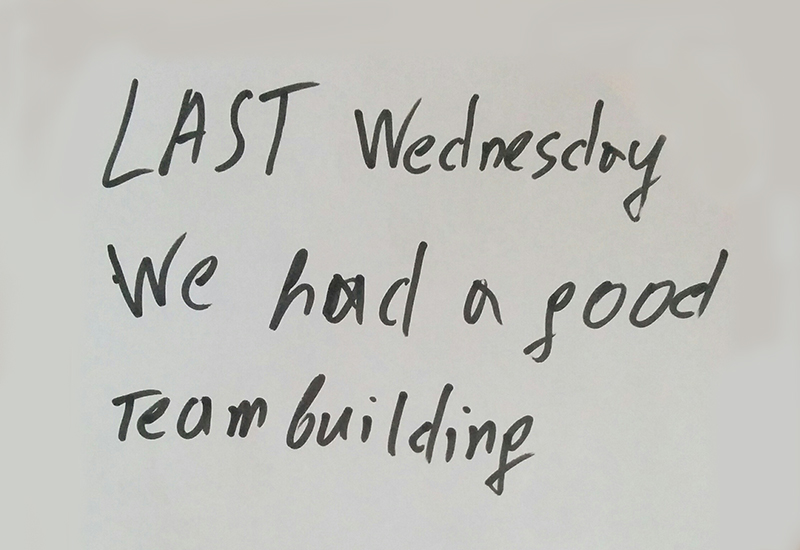
#> input picture handwrittenTest.jpg, 800 x 550 px
$ python -i WordSegmentation.py   (imports and definitions only)   (older library calls are emulated)
#> lines starting #> are read from the running program, lines starting #| are printed output that depends on the picture; after the words box and inside, x2 and y2 are one past the last pixel; in counts of white or black regions, pixels touching at a corner belong together
import math
import cv2
import numpy as np
from os import path


def wordSegmentation(img, kernelSize=25, sigma=11, theta=7, minArea=0):
	"""Scale space technique for word segmentation proposed by R. Manmatha: http://ciir.cs.umass.edu/pubfiles/mm-27.pdf

	Args:
		img: grayscale uint8 image of the text-line to be segmented.
		kernelSize: size of filter kernel, must be an odd integer.
		sigma: standard deviation of Gaussian function used for filter kernel.
		theta: approximated width/height ratio of words, filter function is distorted by this factor.
		minArea: ignore word candidates smaller than specified area.

	Returns:
		List of tuples. Each tuple contains the bounding box and the image of the segmented word.
	"""
#> called with kernelSize = 25, sigma = 11, theta = 7, minArea = 0

	# apply filter kernel
	kernel = createKernel(kernelSize, sigma, theta)
	imgFiltered = cv2.filter2D(img, -1, kernel, borderType=cv2.BORDER_REPLICATE).astype(np.uint8)
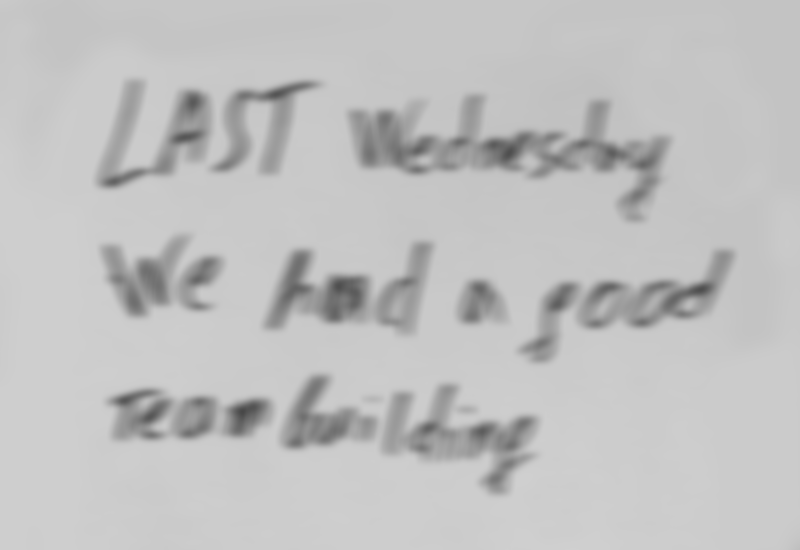
#> imgFiltered: shape (550, 800); min 71, max 208, mean 192.3
	(_, imgThres) = cv2.threshold(imgFiltered, 0, 255, cv2.THRESH_BINARY+cv2.THRESH_OTSU)
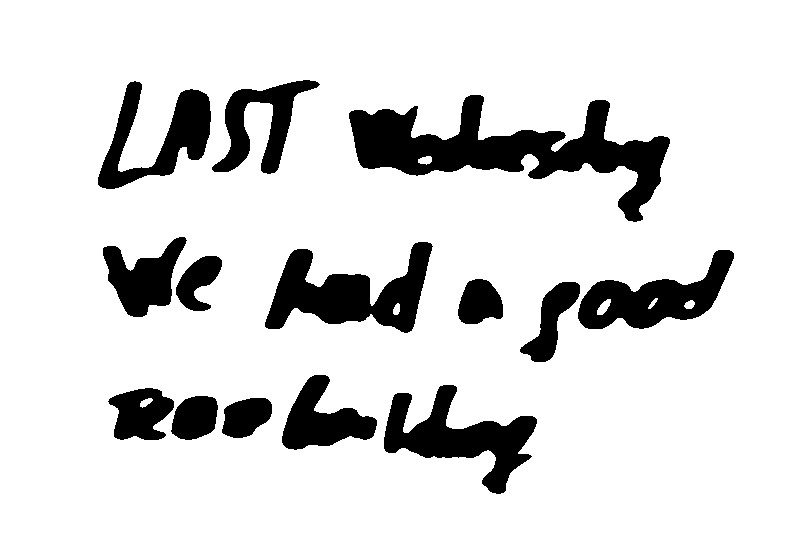
#> imgThres: shape (550, 800); 86.3% white; 14 black regions, largest, box (x1, y1, x2, y2) and area: (349, 95, 670, 222) 14370, (265, 242, 433, 333) 7435, (384, 385, 537, 494) 6615
	imgThres = 255 - imgThres
#> imgThres: shape (550, 800); 13.7% white; 14 white regions
	if path.exists('out/in_ws.png'):
		cv2.imwrite('out/in_ws1.png', imgThres)
	else:
		cv2.imwrite('out/in_ws.png', imgThres)

	# find connected components. OpenCV: return type differs between OpenCV2 and 3
	if cv2.__version__.startswith('3.'):
		(_, components, _) = cv2.findContours(imgThres, cv2.RETR_EXTERNAL, cv2.CHAIN_APPROX_SIMPLE)
	else:
		(components, _) = cv2.findContours(imgThres, cv2.RETR_LIST, cv2.CHAIN_APPROX_SIMPLE)
#> components = 20 contours; largest, box (x1, y1, x2, y2) and area: (349, 95, 670, 222) 13934, (265, 242, 433, 333) 7224, (384, 385, 537, 494) 6334, (578, 250, 734, 329) 5691, (98, 81, 211, 189) 4704

	# append components to result
	res = []
	for c in components:
		# skip small word candidates
		if cv2.contourArea(c) < minArea:
			continue
		# append bounding box and image of word to result list
		currBox = cv2.boundingRect(c) # returns (x, y, w, h)
		(x, y, w, h) = currBox
		# [4 lines of commented-out code are left out]
		currImg = img[y:y+h, x:x+w]
		res.append((currBox, currImg))
#> this loop made 20 passes
#> (x, y, w, h) on passes 1 to 12: (222, 398, 50, 40), (139, 397, 15, 12), (171, 396, 47, 44), (108, 388, 66, 52), (384, 385, 153, 109), (282, 375, 95, 75), (392, 302, 9, 14), (683, 299, 13, 11), (596, 298, 16, 18), (647, 297, 12, 13), (520, 282, 60, 80), (458, 279, 45, 45)
#> pass 1, in wordSegmentation, `currImg = img[y:y+h, x:x+w]`:
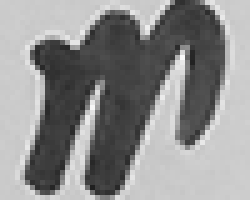
#> currImg: shape (40, 50) (shown 5 times larger); min 32, max 249, mean 141.1
#> pass 3, in wordSegmentation, `currImg = img[y:y+h, x:x+w]`:
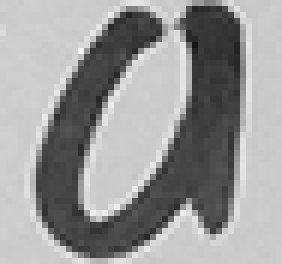
#> currImg: shape (44, 47) (shown 6 times larger); min 21, max 245, mean 153
#> after the loop, res = 20 items

	# return list of words, sorted by x-coordinate
	# return sorted(res, key=lambda entry:entry[0][0])
	return sortare(sorted(res, key=lambda entry:entry[0][1]))

def get_y(word):
	return word[0][1]

def get_h(word):
	return word[0][3]

def get_x(word):
	return word[0][0]

def get_w(word):
	return word[0][2]


def sortare(words):
	n = len(words)
#> n = 20
	for i in range(n):
		for j in range(i+1, n):
			if get_x(words[i]) > get_x(words[j]) and (get_y(words[i])-50 < get_y(words[j]) < get_y(words[i])+50 or get_y(words[i]) + get_h(words[i]) - 50 < get_y(words[j])+get_h(words[j]) < get_y(words[i])+get_h(words[i])+50 ):
				aux = words[i]
				words[i] = words[j]
				words[j] = aux
#> after the loop, words = 20 items
	return words


def sortRois(rois) :
	for (i, img) in enumerate(rois):
		cv2.imwrite('out_sort/%d.png'%i, img[1])
	new_rois = []
	for current_roi in rois: # (x, y, w, h)
		x = current_roi[0][0]
		y = current_roi[0][1]
		h = current_roi[0][3]
		line = []
		for next_roi in rois:
			if next_roi[0][1] >= y-20 and next_roi[0][1] <= y + h+50 :
				if (next_roi[0][0] < x) :
					line.append(next_roi)
		line.reverse()
		for word in line:
			if word not in new_rois:
				new_rois.append(word)
		if current_roi not in new_rois:
			new_rois.append(current_roi)
	return new_rois

def prepareImg(img, height):
	"""convert given image to grayscale image (if needed) and resize to desired height"""
	assert img.ndim in (2, 3)
	if img.ndim == 3:
		img = cv2.cvtColor(img, cv2.COLOR_BGR2GRAY)
	h = img.shape[0]
	factor = height / h
	return cv2.resize(img, dsize=None, fx=factor, fy=factor)


def createKernel(kernelSize, sigma, theta):
	"""create anisotropic filter kernel according to given parameters"""
	assert kernelSize % 2 # must be odd size
	halfSize = kernelSize // 2

	kernel = np.zeros([kernelSize, kernelSize])
	sigmaX = sigma
	sigmaY = sigma * theta

	for i in range(kernelSize):
		for j in range(kernelSize):
			x = i - halfSize
			y = j - halfSize

			expTerm = np.exp(-x**2 / (2 * sigmaX) - y**2 / (2 * sigmaY))
			xTerm = (x**2 - sigmaX**2) / (2 * math.pi * sigmaX**5 * sigmaY)
			yTerm = (y**2 - sigmaY**2) / (2 * math.pi * sigmaY**5 * sigmaX)

			kernel[i, j] = (xTerm + yTerm) * expTerm

	kernel = kernel / np.sum(kernel)
	return kernel

>>> import cv2
>>> picture = cv2.imread('handwrittenTest.jpg', cv2.IMREAD_GRAYSCALE)
>>> result = wordSegmentation(picture)
#> result = 20 items
